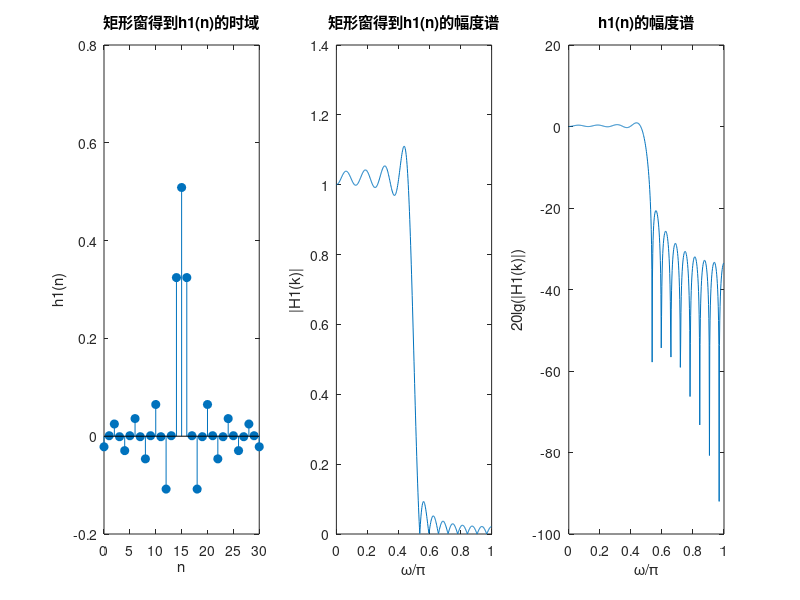
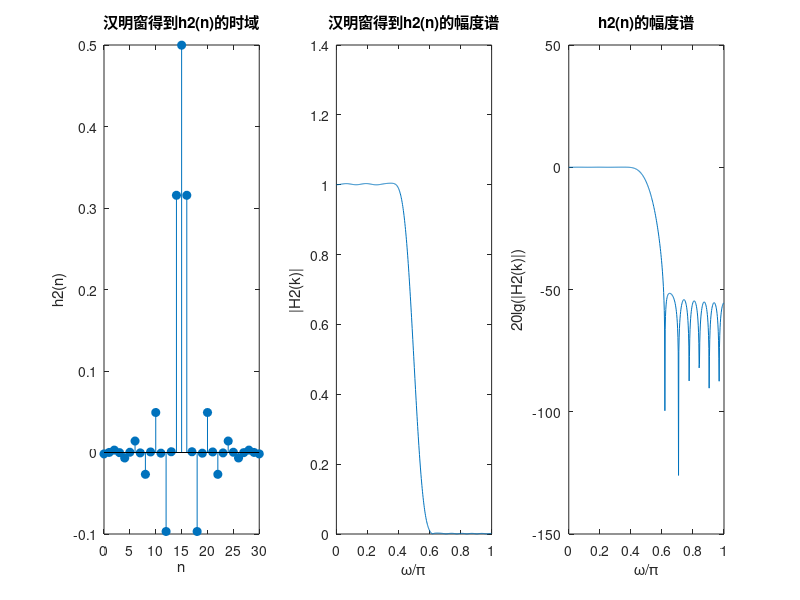

MATLAB code for these plots, in order:
clear;
clc;

wc=0.5*pi;
N=31;
n=0:N-1;
h1=fir1(N-1,wc/pi,boxcar(N));%矩形窗
[H1,w1]=freqz(h1);
h2=fir1(N-1,wc/pi);%默认为汉明窗
[H2,w2]=freqz(h2);

figure(1);
subplot(1,3,1);
stem(n,h1,'filled');
xlabel('n');ylabel('h1(n)');title('矩形窗得到h1(n)的时域');

subplot(1,3,2);
plot(w1/pi,abs(H1));
xlabel('\omega/\pi');ylabel('|H1(k)|');title('矩形窗得到h1(n)的幅度谱');

subplot(1,3,3)
plot(w1/pi,20*log10(abs(H1)));
xlabel('\omega/\pi');ylabel('20lg(|H1(k)|)');title('h1(n)的幅度谱');

figure(2);
subplot(1,3,1);
stem(n,h2,'filled');
xlabel('n');ylabel('h2(n)');title('汉明窗得到h2(n)的时域');

subplot(1,3,2);
plot(w2/pi,abs(H2));
xlabel('\omega/\pi');ylabel('|H2(k)|');title('汉明窗得到h2(n)的幅度谱');

subplot(1,3,3);
plot(w2/pi,20*log10(abs(H2)));
xlabel('\omega/\pi');ylabel('20lg(|H2(k)|)');title('h2(n)的幅度谱');